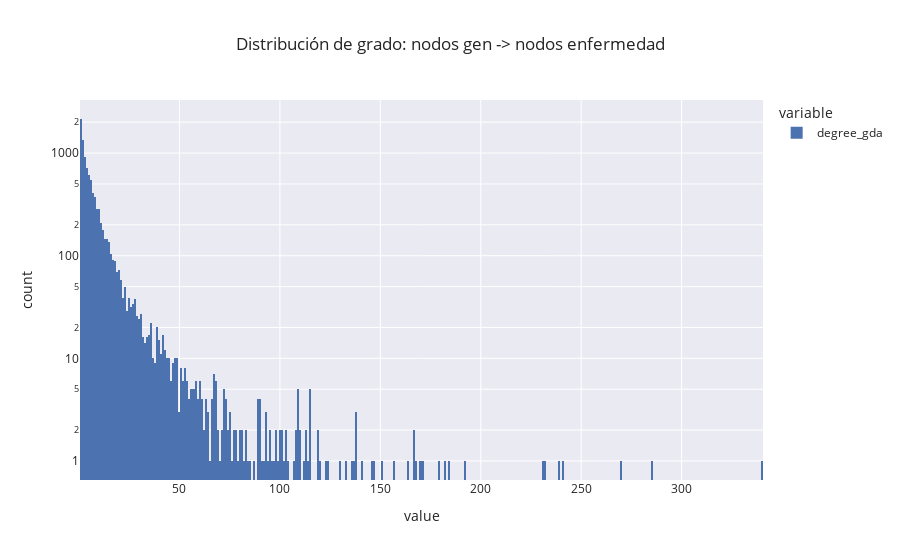

Notebook source saved alongside this figure:
### Code cell
fig_pd_degree = px.histogram(graph_node_data[(graph_node_data.node_type == "gene_protein") & (graph_node_data.degree_gda !=0)]["degree_gda"], log_y=True, title="Distribución de grado: nodos gen -> nodos enfermedad")
fig_pd_degree.show()

### Figure 1 — Plotly figure (JSON) as saved in the notebook; plotly's stock layout.template omitted (floating-point values rounded to 4 significant figures; data arrays with more than 128 entries replaced by an {"elided": "..."} marker saying what was removed)
{"data": [{"alignmentgroup": "True", "bingroup": "x", "hovertemplate": "variable=degree_gda<br>value=%{x}<br>count=%{y}<extra></extra>", "legendgroup": "degree_gda", "marker": {"color": "rgb(76,114,176)", "pattern": {"shape": ""}}, "name": "degree_gda", "offsetgroup": "degree_gda", "orientation": "v", "showlegend": true, "type": "histogram", "x": {"elided": "9689 int values"}, "xaxis": "x", "yaxis": "y"}], "layout": {"barmode": "relative", "legend": {"title": {"text": "variable"}, "tracegroupgap": 0}, "title": {"text": "Distribución de grado: nodos gen -> nodos enfermedad"}, "xaxis": {"anchor": "y", "domain": [0, 1], "title": {"text": "value"}}, "yaxis": {"anchor": "x", "domain": [0, 1], "title": {"text": "count"}, "type": "log"}}}
